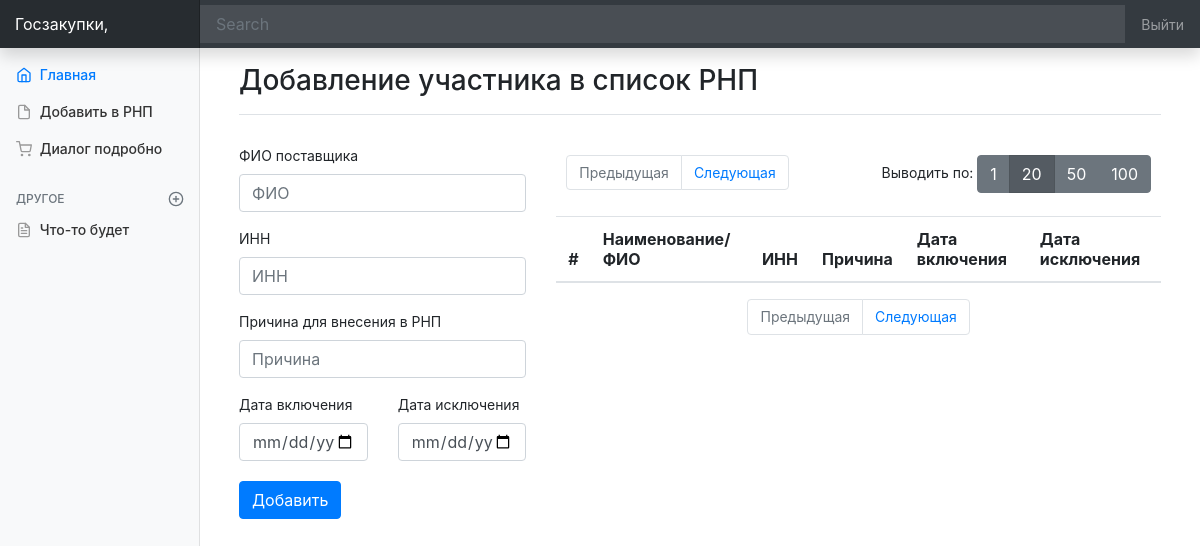
/adminpanel/index.php?act=rnp, run on an earlier commit of the app's database.
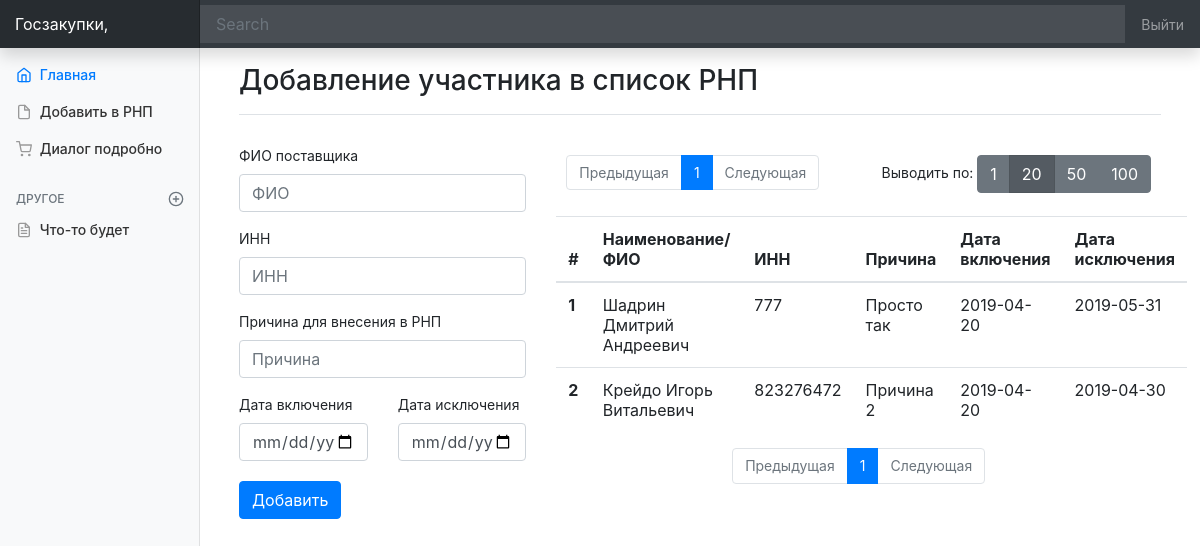
And on a later commit of the database.
### tables this page shows
CREATE TABLE `rnp` (
  `id` int(11) NOT NULL,
  `id_user` int(11) NOT NULL,
  `date_start` date NOT NULL,
  `date_end` date NOT NULL,
  `reason` varchar(255) NOT NULL
);

CREATE TABLE `user` (
  `id` int(11) NOT NULL,
  `fio` varchar(255) NOT NULL,
  `inn` varchar(255) NOT NULL,
  `phone` varchar(255) NOT NULL,
  `type` varchar(255) NOT NULL,
  `email` varchar(255) NOT NULL,
  `password` varchar(255) NOT NULL,
  `date_reg` date NOT NULL,
  `rnp` int(11) NOT NULL,
  `token` varchar(255) NOT NULL
);

### functions.php (called while the page is built, shortened)
<?php
function resultToArray ($result) {
    $array=array();
    while(($row=$result->fetch_assoc())!=false)
        $array[]=$row;
    return $array;
}
function getRnpData($mysqli,$page,$limit){
    $offset=($page-1)*$limit;
    return resultToArray($mysqli->query("SELECT rnp.*,user.fio,user.inn FROM rnp JOIN user ON rnp.id_user = user.id LIMIT $offset,$limit"));
}
?>

### adminpanel/templates/rnp.php (the view, shortened to what this page needs)
<main role="main" class="col-md-9 ml-sm-auto col-lg-10 px-4">
<div class="main_container">
    <div class="col-12">
      <div class="d-flex justify-content-between flex-wrap flex-md-nowrap align-items-center pt-3 pb-2 mb-3 border-bottom">
        <h3 class="h3">Добавление участника в список РНП</h3>
      </div>
    <div class="row" style="margin-top: 30px;" >
        <div class="col-4">
            <form action="send.php?act=addUserToRNP" method="post">
                <div class="form-group">
                    <label for="exampleInputEmail1">ФИО поставщика</label>
                <input type="text" class="form-control smartfinder" name="name" id="exampleInputEmail1" aria-describedby="emailHelp" placeholder="ФИО ">
              </div>
              <div class="form-group">
                <label for="exampleInputEmail1">ИНН</label>
                <input type="text" class="form-control" name="inn" id="exampleInputEmail1" aria-describedby="emailHelp" placeholder="ИНН">
              </div>
              <div class="form-group">
                <label for="exampleInputPassword1">Причина для внесения в РНП</label>
                <input type="text" class="form-control" name="reason" id="exampleInputPassword1" placeholder="Причина">
              </div>
              <div class="row" style="margin-top: 10px">
                  <div class="col-6">
                      <label for="exampleInputPassword1">Дата включения</label>
                      <input type="date" class="form-control"  placeholder="Дата включения" name="date_start">
                  </div>
                  <div class="col-6">
                      <label for="exampleInputPassword1">Дата исключения</label>
                      <input type="date" class="form-control"  placeholder="Дата исключения" name="date_end">
                  </div>
              </div>
              <button type="submit" class="btn btn-primary" style="margin-top:20px;">Добавить</button>
            </form>
        </div>
        <div class="col-8">
            <div style="padding:10px;float:left;">
                            <nav aria-label="Page navigation example">
          <ul class="pagination justify-content-center">
            <li class="page-item <?=(($page==1) ? "disabled":"" )?>">
              <a class="page-link" href="?page=<?=$page-1?>&limit=<?=$limit?>" tabindex="-1" aria-disabled="true">Предыдущая</a>
            </li>
              <?  for ($i=0;$i<$rnpPagesNum;$i++){?>
            <li class="page-item <?=(($page-1==$i) ? "active":"") ?>"><a class="page-link" href="?page=<?=($i+1)?>&limit=<?=$limit?>"><?=$i+1?></a></li>
              <?}?>
            <li class="page-item <?=(($page==$rnpPagesNum) ? "disabled":"") ?>">
              <a class="page-link " href="?page=<?=$page+1?>&limit=<?=$limit?>">Следующая</a>
            </li>
          </ul>
        </nav>
            </div>
            <div style="padding:10px;float:right;">
                                Выводить по:
            <div class="btn-group" role="group" aria-label="Basic example">
              <a href="?act=rnp&page=<?=$page?>&limit=1" class="btn btn-secondary <?=(($limit==1) ? "active":"") ?>">1</a>
                <a href="?act=rnp&page=<?=$page?>&limit=20" class="btn btn-secondary <?=(($limit==20) ? "active":"") ?>">20</a>
              <a href="?act=rnp&page=<?=$page?>&limit=50" class="btn btn-secondary <?=(($limit==50) ? "active":"") ?>">50</a>
              <a href="?act=rnp&page=<?=$page?>&limit=100" class="btn btn-secondary <?=(($limit==100) ? "active":"") ?>">100</a>
            </div>
                </div>
            <div class="table_block ">
                    <table class="table table-hover">
                      <thead>
                        <tr>
                          <th scope="col">#</th>
                          <th scope="col">Наименование/ФИО</th>
                          <th scope="col">ИНН</th>
                          <th scope="col">Причина</th>
                          <th scope="col">Дата включения</th>
                          <th scope="col">Дата исключения</th>
                        </tr>
                      </thead>
                      <tbody>
                          <?for ($i=0;$i<count($rnpData);$i++){?>
                        <tr>
                          <th scope="row"><?=($i+1)?></th>
                          <td><?=$rnpData[$i]['fio']?></td>
                          <td><?=$rnpData[$i]['inn']?></td>
                          <td><?=$rnpData[$i]['reason']?></td>
                          <td><?=$rnpData[$i]['date_start']?></td>
                          <td><?=$rnpData[$i]['date_end']?></td>
                        </tr>
                          <?}?>
                        </tbody>
                </table>
        </div>
        <nav aria-label="Page navigation example">
          <ul class="pagination justify-content-center">
            <li class="page-item <?=(($page==1) ? "disabled":"" )?>">
              <a class="page-link" href="?act=rnp&page=<?=$page-1?>&limit=<?=$limit?>" tabindex="-1" aria-disabled="true">Предыдущая</a>
            </li>
              <?  for ($i=0;$i<$rnpPagesNum;$i++){?>
            <li class="page-item <?=(($page-1==$i) ? "active":"") ?>"><a class="page-link" href="?act=rnp&page=<?=($i+1)?>&limit=<?=$limit?>"><?=$i+1?></a></li>
              <?}?>
            <li class="page-item <?=(($page==$rnpPagesNum) ? "disabled":"") ?>">
              <a class="page-link " href="?act=rnp&page=<?=$page+1?>&limit=<?=$limit?>">Следующая</a>
            </li>
          </ul>
        </nav>
    </div>
</div>
</main>

### adminpanel/index.php (shortened to what this page needs)
<?php
$act=$_GET['act'];
require("../functions.php");
switch ($act){
        case 'rnp':
        $page=1;
        $limit=20;
        $rnpData = getRnpData($mysqli,$page,$limit);
        $numEntryesRnp = resultToArray($mysqli->query("SELECT count(*) as num FROM rnp"))[0]['num'];
        $rnpPagesNum=ceil($numEntryesRnp/$limit);
        require('templates/header.php');
        require('templates/rightpanel.php');
        require('templates/rnp.php');
        require('templates/footer.php');
    break;
}
?>

### adminpanel/templates/header.php (shortened to what this page needs)
<html lang="en">
    <head>
    <link rel="stylesheet" href="https://stackpath.bootstrapcdn.com/bootstrap/4.3.1/css/bootstrap.min.css">
    <link rel="stylesheet" type="text/css" href="css/search.css"/>
    <link href="css/style.css" rel="stylesheet">
</head>
  <body>
    <nav class="navbar navbar-dark fixed-top bg-dark flex-md-nowrap p-0 shadow">
  <a class="navbar-brand col-sm-3 col-md-2 mr-0" href="#">Госзакупки,<?=$_SESSION['fio'];?></a>
  <input class="form-control form-control-dark w-100" type="text" placeholder="Search" aria-label="Search">
  <ul class="navbar-nav px-3">
    <li class="nav-item text-nowrap">
      <a class="nav-link" href="#">Выйти</a>
    </li>
  </ul>
</nav>

### adminpanel/templates/rightpanel.php (shortened to what this page needs)
<div class="container-fluid">
  <div class="row">
    <nav class="col-md-2 d-none d-md-block bg-light sidebar">
      <div class="sidebar-sticky">
        <ul class="nav flex-column">
          <li class="nav-item">
            <a class="nav-link active" href="index.php">
              Главная <span class="sr-only">(current)</span>
            </a>
          </li>
          <li class="nav-item">
            <a class="nav-link" href="?act=rnp">
              Добавить в РНП
            </a>
          </li>
          <li class="nav-item">
            <a class="nav-link" href="?act=dialogDetail">
              Диалог подробно
            </a>
          </li>
        <h6 class="sidebar-heading d-flex justify-content-between align-items-center px-3 mt-4 mb-1 text-muted">
          <span>Другое</span>
          <a class="d-flex align-items-center text-muted" href="#">
          </a>
        </h6>
        <ul class="nav flex-column mb-2">
          <li class="nav-item">
            <a class="nav-link" href="#">
              Что-то будет
            </a>
          </li>
        </ul>
      </div>
    </nav>

### adminpanel/templates/footer.php (shortened to what this page needs)
  </div>
</div>
</body>
</html>

### adminpanel/css/style.css (style rules this page uses)
body { font-size: .875rem; }
.feather { width: 16px; height: 16px; vertical-align: text-bottom; }
.sidebar { position: fixed; top: 0; bottom: 0; left: 0; z-index: 100; padding: 48px 0 0; box-shadow: inset -1px 0 0 rgba(0, 0, 0, .1); }
.sidebar-sticky { position: relative; top: 0; height: calc(100vh - 48px); padding-top: .5rem; overflow-x: hidden; overflow-y: auto; }
.sidebar .nav-link { font-weight: 500; color: #333; }
.sidebar .nav-link .feather { margin-right: 4px; color: #999; }
.sidebar .nav-link.active { color: #007bff; }
.sidebar .nav-link:hover .feather, .sidebar .nav-link.active .feather { color: inherit; }
.sidebar-heading { font-size: .75rem; text-transform: uppercase; }
[role="main"] { padding-top: 133px; }
@media (min-width: 768px) { [role="main"] { padding-top: 48px; } }
.navbar-brand { padding-top: .75rem; padding-bottom: .75rem; font-size: 1rem; background-color: rgba(0, 0, 0, .25); box-shadow: inset -1px 0 0 rgba(0, 0, 0, .25); }
.navbar .form-control { padding: .75rem 1rem; border-width: 0; border-radius: 0; }
.form-control-dark { color: #fff; background-color: rgba(255, 255, 255, 0.1); border-color: rgba(255, 255, 255, 0.1); }

What changed in the data, as far as the page shows it:
added rnp: id_user.fio "Шадрин Дмитрий Андреевич", id_user.inn "777", reason "Просто так", date_start "2019-04-20", date_end "2019-05-31"
added rnp: id_user.fio "Крейдо Игорь Витальевич", id_user.inn "823276472", reason "Причина 2", date_start "2019-04-20", date_end "2019-04-30"
Also different on the page:
new list line: "1"
